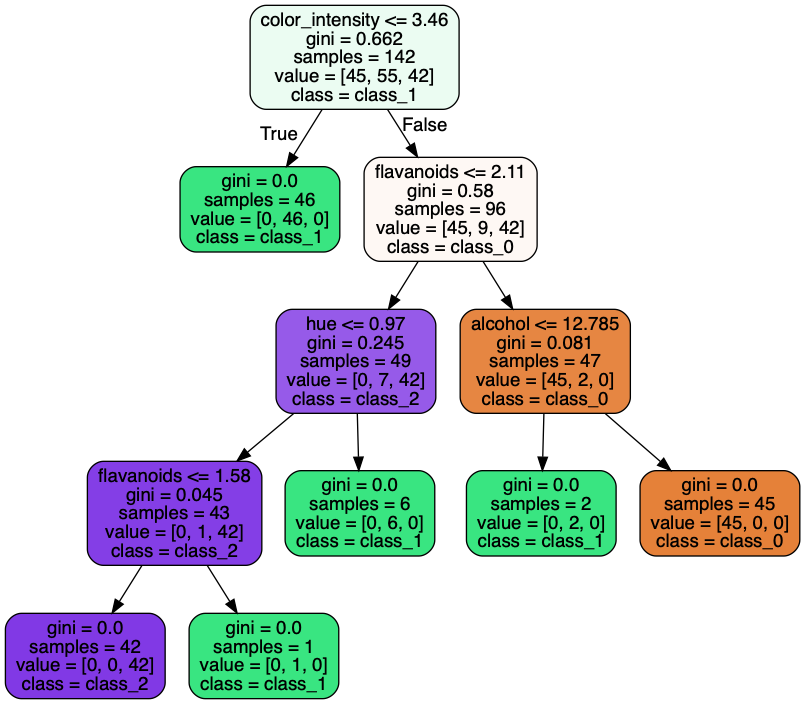

Python code for this plot:
import pydot
from sklearn import tree
from sklearn.datasets import load_wine
from sklearn.model_selection import train_test_split

wine = load_wine()
data = wine.data
target = wine.target

X_train, X_test, Y_train, Y_test = train_test_split(data, target, test_size=0.2, random_state=0)

clf = tree.DecisionTreeClassifier()
clf = clf.fit(X_train, Y_train)

print(clf.score(X_test, Y_test))

tree.export_graphviz(
    clf,
    feature_names=wine.feature_names,
    class_names=wine.target_names,
    filled=True,
    rounded=True,
    out_file='tree.dot',
)

(graph, ) = pydot.graph_from_dot_file('tree.dot')
graph.write_png('tree.png')
